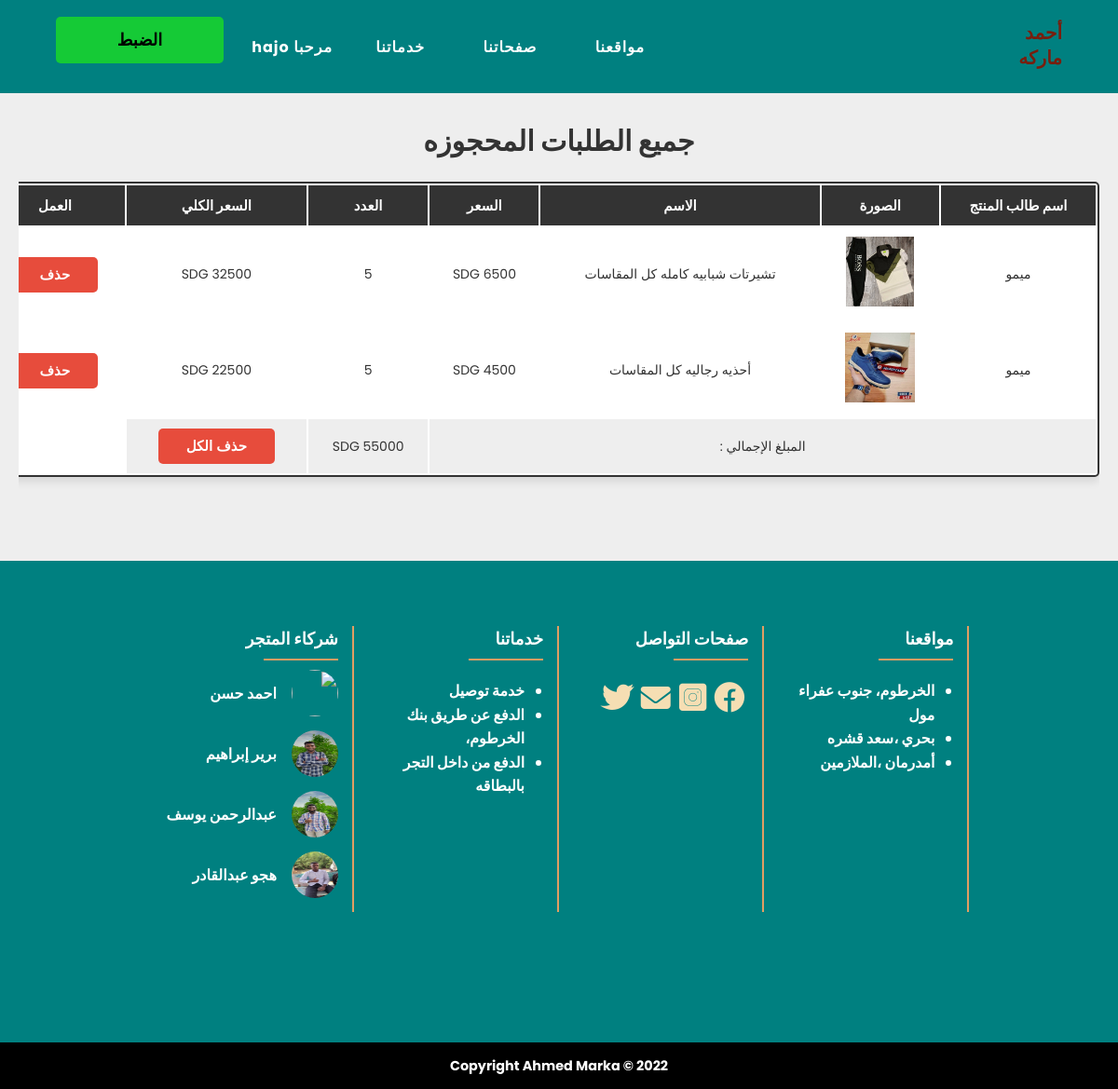
The app's page /cared.php (signed in) with its own data.
### tables this page shows
CREATE TABLE `users` (
  `id` int(20) NOT NULL,
  `name` varchar(200) NOT NULL,
  `email` varchar(200) DEFAULT NULL,
  `password` text NOT NULL,
  `role_id` int(20) NOT NULL
);

CREATE TABLE `addcard` (
  `id` int(11) NOT NULL,
  `user_id` int(20) NOT NULL,
  `cname` varchar(100) NOT NULL,
  `prace` varchar(100) NOT NULL,
  `caunt` varchar(200) NOT NULL,
  `total` varchar(200) NOT NULL
);

### cared.php (the view, shortened to what this page needs)
<?php
include ('header.php');
?>
<center>
    <div class="container">
        <div class="shopping-cart" style="margin-top: 40px;">
            <h1 class="heading">جميع الطلبات المحجوزه</h1>
            <table>
                <thead>
                    <th>اسم طالب المنتج</th>
                    <th>الصورة</th>
                    <th>الاسم</th>
                    <th>السعر</th>
                    <th>العدد</th>
                    <th>السعر الكلي</th>
                    <th>العمل</th>
                </thead>
                <tbody>
                    <?php
         include('confec.php');
         $cart_query = mysqli_query($con,"SELECT * FROM addcard
         ");
         $grand_total = 0;
         if(mysqli_num_rows($cart_query) > 0){
             while($fetch_cart = mysqli_fetch_assoc($cart_query)){
                $id = $fetch_cart['user_id'];
                 $result = mysqli_query($con,"SELECT * FROM users where id=$id ");
                 if(mysqli_num_rows($result)>0 ){
                    while($user_data = mysqli_fetch_assoc($result)){
                 ?>
                    <tr>
                        <td><?php echo $user_data['name'];?></td>
                        <td><img src="<?php echo $fetch_cart['caunt'];?>" height="75" alt=""></td>
                        <td><?php echo $fetch_cart['cname']; ?></td>
                        <td><?php echo $fetch_cart['prace']; ?> SDG</td>
                        <form action="" method="post">
                            <td><?php echo $fetch_cart['total']; ?></td>
                        </form>
                        <td><?php echo $sub_total = ($fetch_cart['prace'] * $fetch_cart['total']); ?> SDG</td>
                        <td><a href="del_card.php?id=<?php echo $fetch_cart['id']; ?>" class="delete-btn"
                                onclick="return confirm('إزالة العنصر من سلة التسوق؟');">حذف</a></td>
                    </tr>
                    <?php
         $grand_total += $sub_total;
                    }
            }
        }
         }else{
            echo '<tr><td style="padding:20px; text-transform:capitalize;" colspan="6">العربة فارغة</td></tr>';
         }
      ?>
                    <tr class="table-bottom">
                        <td colspan="4">المبلغ الإجمالي :</td>
                        <td><?php echo $grand_total; ?> SDG</td>
                        <td><a href="index.php?delete_all" onclick="return confirm('حذف كل المنتجات من العربة?');"
                                class="delete-btn <?php echo ($grand_total > 1)?'':'disabled'; ?>">حذف الكل</a></td>
                    </tr>
                </tbody>
            </table>
        </div>
    </div>
</center>
<?php
include ('res_footer.php');
?>

### main.css (style rules this page uses)
body { margin: 0; padding: 0; }
* { margin: 0; padding: 0; box-sizing: border-box; }
.container { max-width: 1170px; margin: auto; }

### index.css (style rules this page uses)
body { background-color: rgb(221, 238, 238); }
.container { display: flex; flex-direction: row; flex-wrap: wrap; padding: 0 30px; justify-content: center; gap: 50px; }
a { text-decoration:none ; font-size: 20px; color: rgb(120, 30, 14); font-family:Arial, Helvetica, sans-serif ; font-weight: bold; }

### css/style.css (style rules this page uses)
:root { --blue:#3498db; --red:#e74c3c; --orange:#f39c12; --black:#333; --white:#fff; --light-bg:#eee; --box-shadow:0 5px 10px rgba(0,0,0,.1); --border:2px solid var(--black); }
* { font-family: 'Poppins', sans-serif; margin:0; padding:0; box-sizing: border-box; outline: none; border: none; text-decoration: none; }
body { background-color: var(--light-bg); }
.btn, .delete-btn, .option-btn { display: inline-block; padding:10px 30px; cursor: pointer; font-size: 15px; color:var(--white); border-radius: 5px; text-transform: capitalize; }
.delete-btn { background-color: var(--red); }
.container { padding:0 20px; margin:0 auto; max-width: 1200px; padding-bottom: 70px; }
.container .heading { text-align: center; margin-bottom: 20px; font-size: 30px; text-transform: uppercase; color:var(--black); }
.container .shopping-cart { padding:20px 0; }
.container .shopping-cart { margin-top: 60px }
.container .shopping-cart table { width: 100%; text-align: center; border:var(--border); border-radius: 5px; box-shadow: var(--box-shadow); background-color: var(--white); }
.container .shopping-cart table thead { background-color: var(--black); }
.container .shopping-cart table thead th { padding:10px; color:var(--white); text-transform: capitalize; font-size: 15px; }
.container .shopping-cart table .table-bottom { background-color: var(--light-bg); }
.container .shopping-cart table tr td { padding:10px; font-size: 14px; color:var(--black); }
.container .shopping-cart table tr td:nth-child(1) { padding:0; }
@media (max-width:1200px) { .container .shopping-cart { overflow-x: scroll; } }
@media (max-width:1200px) { .container .shopping-cart table { width: 1200px; } }

### header.php (style rules this page uses)
body { font-family: 'Cairo', sans-serif; font-family: 'Poppins', sans-serif; font-family: 'Changa', sans-serif; }

### records on screen
addcard: cname "تشيرتات شبابيه كامله كل المقاسات", prace "6500", total "5"
users: name "ميمو", addcard.caunt (picture)
addcard: cname "أحذيه رجاليه كل المقاسات", prace "4500", total "5"

### other values on screen
$_SESSION['name'] "hajo"
$grand_total "55000"
